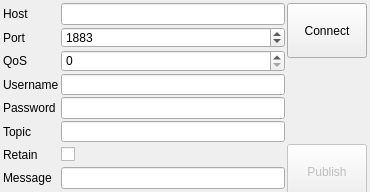
<?xml version="1.0" encoding="UTF-8"?>
<ui version="4.0">
 <class>MQTTPublisherEmbeddedWidget</class>
 <widget class="QWidget" name="MQTTPublisherEmbeddedWidget">
  <property name="geometry">
   <rect>
    <x>0</x>
    <y>0</y>
    <width>370</width>
    <height>192</height>
   </rect>
  </property>
  <property name="minimumSize">
   <size>
    <width>370</width>
    <height>192</height>
   </size>
  </property>
  <property name="windowTitle">
   <string>Form</string>
  </property>
  <layout class="QGridLayout" name="gridLayout">
   <property name="leftMargin">
    <number>3</number>
   </property>
   <property name="topMargin">
    <number>3</number>
   </property>
   <property name="rightMargin">
    <number>3</number>
   </property>
   <property name="bottomMargin">
    <number>3</number>
   </property>
   <property name="spacing">
    <number>2</number>
   </property>
   <item row="1" column="1">
    <widget class="QSpinBox" name="mpPortSpinBox">
     <property name="minimum">
      <number>1880</number>
     </property>
     <property name="maximum">
      <number>8888</number>
     </property>
     <property name="value">
      <number>1883</number>
     </property>
    </widget>
   </item>
   <item row="4" column="0">
    <widget class="QLabel" name="label_4">
     <property name="text">
      <string>Password</string>
     </property>
    </widget>
   </item>
   <item row="8" column="0">
    <widget class="QLabel" name="label_7">
     <property name="text">
      <string>Message</string>
     </property>
    </widget>
   </item>
   <item row="7" column="0">
    <widget class="QLabel" name="label_8">
     <property name="text">
      <string>Retain</string>
     </property>
    </widget>
   </item>
   <item row="5" column="0">
    <widget class="QLabel" name="label_5">
     <property name="text">
      <string>Topic</string>
     </property>
    </widget>
   </item>
   <item row="0" column="1">
    <widget class="QLineEdit" name="mpHostLineEdit"/>
   </item>
   <item row="7" column="1">
    <widget class="QCheckBox" name="mpRetainCheckbox">
     <property name="text">
      <string/>
     </property>
    </widget>
   </item>
   <item row="5" column="1">
    <widget class="QLineEdit" name="mpTopicLineEdit"/>
   </item>
   <item row="3" column="0">
    <widget class="QLabel" name="label_3">
     <property name="text">
      <string>Username</string>
     </property>
    </widget>
   </item>
   <item row="0" column="0">
    <widget class="QLabel" name="label">
     <property name="text">
      <string>Host</string>
     </property>
    </widget>
   </item>
   <item row="3" column="1">
    <widget class="QLineEdit" name="mpUsernameLineEdit"/>
   </item>
   <item row="4" column="1">
    <widget class="QLineEdit" name="mpPasswordLineEdit">
     <property name="echoMode">
      <enum>QLineEdit::EchoMode::Password</enum>
     </property>
    </widget>
   </item>
   <item row="1" column="0">
    <widget class="QLabel" name="label_2">
     <property name="text">
      <string>Port</string>
     </property>
    </widget>
   </item>
   <item row="8" column="1">
    <widget class="QLineEdit" name="mpMessageLineEdit"/>
   </item>
   <item row="2" column="0">
    <widget class="QLabel" name="label_6">
     <property name="text">
      <string>QoS</string>
     </property>
    </widget>
   </item>
   <item row="2" column="1">
    <widget class="QSpinBox" name="mpQoSSpinBox">
     <property name="maximum">
      <number>2</number>
     </property>
    </widget>
   </item>
   <item row="0" column="2">
    <widget class="QPushButton" name="mpConnectButton">
     <property name="minimumSize">
      <size>
       <width>0</width>
       <height>55</height>
      </size>
     </property>
     <property name="text">
      <string>Connect</string>
     </property>
     <property name="checkable">
      <bool>true</bool>
     </property>
    </widget>
   </item>
   <item row="7" column="2">
    <widget class="QPushButton" name="mpPublishButton">
     <property name="enabled">
      <bool>false</bool>
     </property>
     <property name="minimumSize">
      <size>
       <width>0</width>
       <height>55</height>
      </size>
     </property>
     <property name="text">
      <string>Publish</string>
     </property>
    </widget>
   </item>
  </layout>
 </widget>
 <tabstops>
  <tabstop>mpHostLineEdit</tabstop>
  <tabstop>mpPortSpinBox</tabstop>
  <tabstop>mpQoSSpinBox</tabstop>
  <tabstop>mpUsernameLineEdit</tabstop>
  <tabstop>mpPasswordLineEdit</tabstop>
  <tabstop>mpTopicLineEdit</tabstop>
  <tabstop>mpRetainCheckbox</tabstop>
  <tabstop>mpMessageLineEdit</tabstop>
 </tabstops>
 <resources/>
 <connections/>
</ui>
